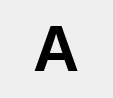
<?xml version="1.0" encoding="UTF-8"?>
<ui version="4.0">
 <class>Form</class>
 <widget class="QWidget" name="Form">
  <property name="geometry">
   <rect>
    <x>0</x>
    <y>0</y>
    <width>113</width>
    <height>98</height>
   </rect>
  </property>
  <property name="font">
   <font>
    <pointsize>48</pointsize>
    <weight>75</weight>
    <bold>true</bold>
   </font>
  </property>
  <property name="windowTitle">
   <string>Form</string>
  </property>
  <layout class="QGridLayout" name="gridLayout">
   <item row="0" column="0" alignment="Qt::AlignHCenter|Qt::AlignVCenter">
    <widget class="QLabel" name="label">
     <property name="text">
      <string>А</string>
     </property>
    </widget>
   </item>
  </layout>
 </widget>
 <resources/>
 <connections/>
</ui>
